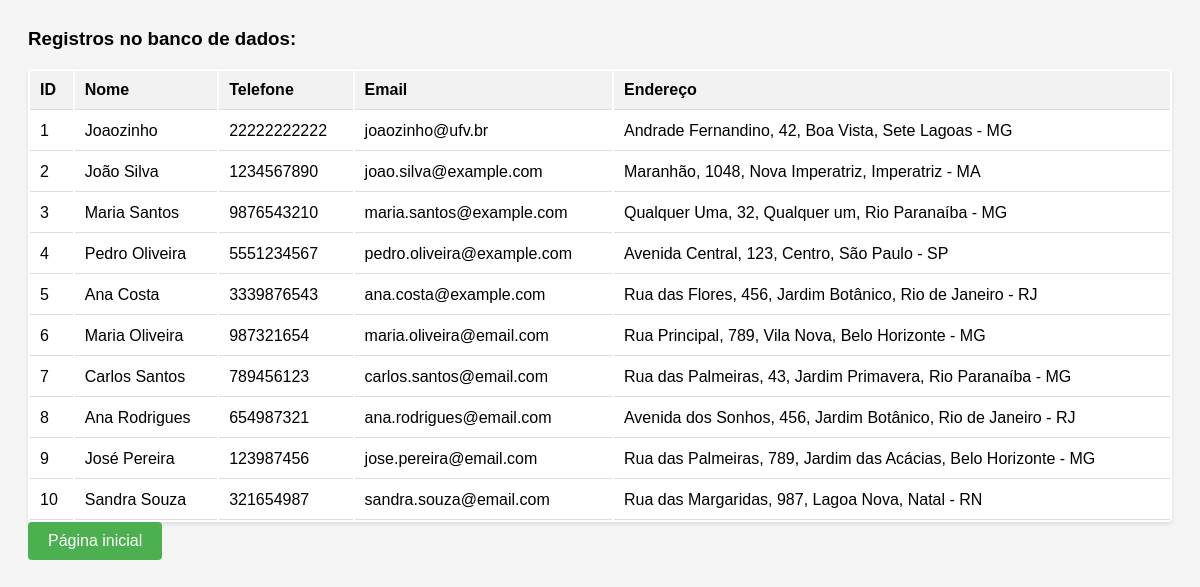
The page /view.php on the database its author committed.
### tables this page shows
CREATE TABLE `aluno` (
  `id` int(11) NOT NULL,
  `nome` varchar(50) NOT NULL,
  `telefone` varchar(11) NOT NULL,
  `email` varchar(30) NOT NULL,
  `endereco` int(11) NOT NULL
);

CREATE TABLE `endereco` (
  `endereco_id` int(11) NOT NULL,
  `cidade` varchar(50) NOT NULL,
  `estado` varchar(2) NOT NULL,
  `bairro` varchar(50) NOT NULL,
  `rua` varchar(50) NOT NULL,
  `numero` int(11) NOT NULL
);

### view.php (the view, shortened to what this page needs)
<html>
    <head>
        <link rel="stylesheet" href="style-view.css">
    </head>
    <body>
        <h3>Registros no banco de dados:</h3>
        <?php
            $servername = "localhost";
            $username = "root";
            $password = "";
            $dbname = "universidade";
            $conn = new mysqli($servername, $username, $password, $dbname);
            $sql = "SELECT id, nome, telefone, email, cidade, estado, bairro, rua, numero
                    FROM aluno JOIN endereco ON aluno.endereco = endereco.endereco_id";
            $result = $conn->query($sql);
            if ($result->num_rows > 0) {
                echo "<table>";
                echo "<tr><th>ID</th><th>Nome</th><th>Telefone</th><th>Email</th><th>Endereço</th></tr>";
                while ($row = $result->fetch_assoc()) {
                    echo "<tr>";
                    echo "<td>" . $row["id"] . "</td>";
                    echo "<td>" . $row["nome"] . "</td>";
                    echo "<td>" . $row["telefone"] . "</td>";
                    echo "<td>" . $row["email"] . "</td>";
                    echo "<td>" . $row["rua"] . ", " . $row["numero"] . ", " . $row["bairro"] . ", " . $row["cidade"] . " - " . $row["estado"] . "</td>";
                    echo "</tr>";
                }
                echo "</table>";
            } else {
                echo "Nenhum registro encontrado.";
            }
        ?>
        <a href="index.php">Página inicial</a>
    </body>
</html>

### style-view.css (style rules this page uses)
body { font-family: Arial, sans-serif; background-color: #f5f5f5; padding: 20px; }
table { width: 100%; background-color: #fff; border-radius: 4px; box-shadow: 0 2px 4px rgba(0, 0, 0, 0.1); }
th, td { padding: 10px; text-align: left; border-bottom: 1px solid #ddd; }
th { background-color: #f2f2f2; }
a { display: inline-block; padding: 10px 20px; background-color: #4CAF50; color: #fff; text-decoration: none; border-radius: 4px; }

### rows shown on the page
aluno: id "1", nome "Joaozinho", telefone "22222222222", email "joaozinho@ufv.br", endereco.rua "Andrade Fernandino", endereco.numero "42", endereco.bairro "Boa Vista", endereco.cidade "Sete Lagoas", endereco.estado "MG"
aluno: id "2", nome "João Silva", telefone "1234567890", email "joao.silva@example.com", endereco.rua "Maranhão", endereco.numero "1048", endereco.bairro "Nova Imperatriz", endereco.cidade "Imperatriz", endereco.estado "MA"
aluno: id "3", nome "Maria Santos", telefone "9876543210", email "maria.santos@example.com", endereco.rua "Qualquer Uma", endereco.numero "32", endereco.bairro "Qualquer um", endereco.cidade "Rio Paranaíba", endereco.estado "MG"
aluno: id "4", nome "Pedro Oliveira", telefone "5551234567", email "pedro.oliveira@example.com", endereco.rua "Avenida Central", endereco.numero "123", endereco.bairro "Centro", endereco.cidade "São Paulo", endereco.estado "SP"
aluno: id "5", nome "Ana Costa", telefone "3339876543", email "ana.costa@example.com", endereco.rua "Rua das Flores", endereco.numero "456", endereco.bairro "Jardim Botânico", endereco.cidade "Rio de Janeiro", endereco.estado "RJ"
aluno: id "6", nome "Maria Oliveira", telefone "987321654", email "maria.oliveira@email.com", endereco.rua "Rua Principal", endereco.numero "789", endereco.bairro "Vila Nova", endereco.cidade "Belo Horizonte", endereco.estado "MG"
aluno: id "7", nome "Carlos Santos", telefone "789456123", email "carlos.santos@email.com", endereco.rua "Rua das Palmeiras", endereco.numero "43", endereco.bairro "Jardim Primavera", endereco.cidade "Rio Paranaíba", endereco.estado "MG"
aluno: id "8", nome "Ana Rodrigues", telefone "654987321", email "ana.rodrigues@email.com", endereco.rua "Avenida dos Sonhos", endereco.numero "456", endereco.bairro "Jardim Botânico", endereco.cidade "Rio de Janeiro", endereco.estado "RJ"
aluno: id "9", nome "José Pereira", telefone "123987456", email "jose.pereira@email.com", endereco.rua "Rua das Palmeiras", endereco.numero "789", endereco.bairro "Jardim das Acácias", endereco.cidade "Belo Horizonte", endereco.estado "MG"
aluno: id "10", nome "Sandra Souza", telefone "321654987", email "sandra.souza@email.com", endereco.rua "Rua das Margaridas", endereco.numero "987", endereco.bairro "Lagoa Nova", endereco.cidade "Natal", endereco.estado "RN"
